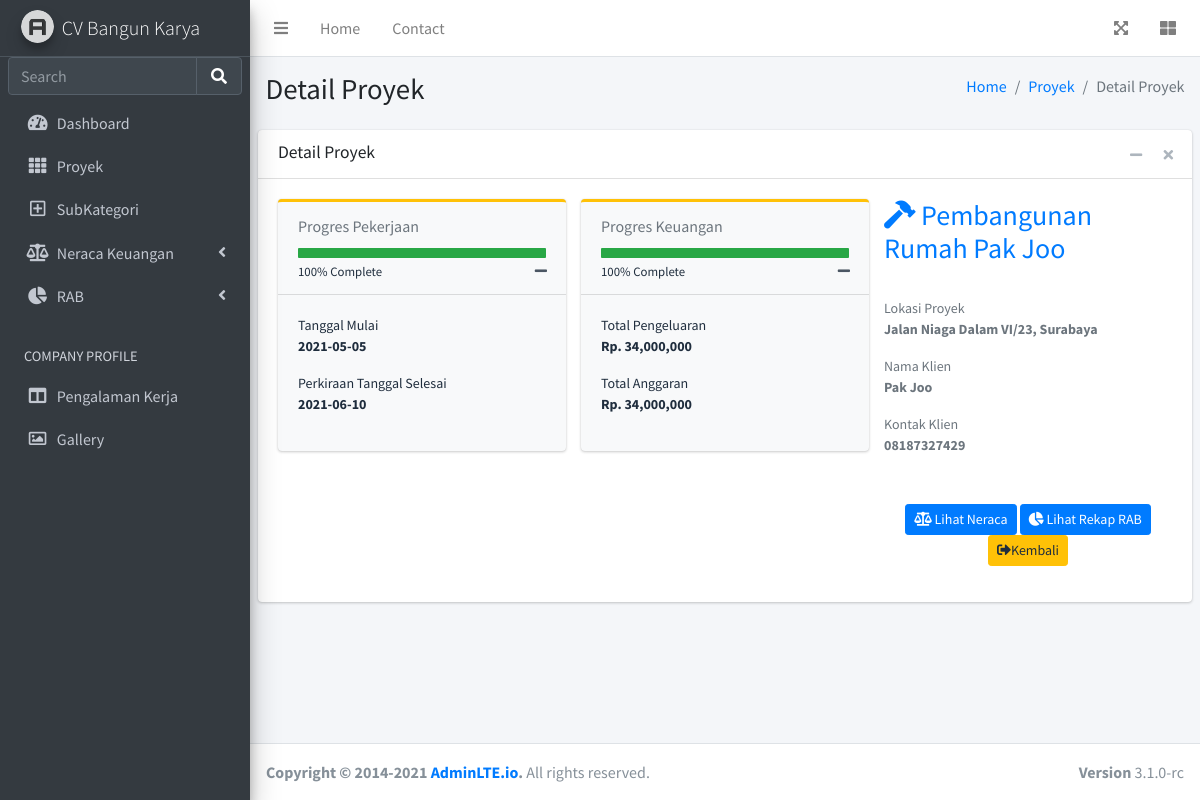
Page /proyek/1 on the committed database.
### app.py (models this page shows)
class Proyek(db.Model):
    id = db.Column(db.Integer, primary_key=True)
    nama_proyek = db.Column(db.String(100), nullable=False)
    lokasi = db.Column(db.String(200), nullable=False)
    nama_klien = db.Column(db.String(100), nullable=False)
    no_hp = db.Column(db.String(20), nullable=False)
    tgl_mulai = db.Column(db.String(20), nullable=False)
    tgl_selesai = db.Column(db.String(20), nullable=False)
    date_created = db.Column(db.DateTime, default=datetime.utcnow)

### app.py (the view)
@app.route('/proyek/<int:id>')
def proyek_detail(id):
    tasks = Proyek.query.get_or_404(id)
    return render_template('proyek/proyek_detail.html', proyek = tasks)

### templates/proyek/proyek_detail.html (shortened to what this page needs)
{% extends 'base.html' %}
{% block body %}
<div class="content-wrapper">
    <section class="content-header">
      <div class="container-fluid">
        <div class="row mb-2">
          <div class="col-sm-6">
            <h1>Detail Proyek</h1>
          </div>
          <div class="col-sm-6">
            <ol class="breadcrumb float-sm-right">
              <li class="breadcrumb-item"><a href="/">Home</a></li>
              <li class="breadcrumb-item"><a href="/proyek">Proyek</a></li>
              <li class="breadcrumb-item active">Detail Proyek</li>
            </ol>
          </div>
        </div>
      </div>
    </section>
    <section class="content">
      <div class="card">
        <div class="card-header">
          <h3 class="card-title">Detail Proyek</h3>
          <div class="card-tools">
            <button type="button" class="btn btn-tool" data-card-widget="collapse" title="Collapse">
              <i class="fas fa-minus"></i>
            </button>
            <button type="button" class="btn btn-tool" data-card-widget="remove" title="Remove">
              <i class="fas fa-times"></i>
            </button>
          </div>
        </div>
        <div class="card-body">
          <div class="row">
            <div class="col-12 col-md-12 col-lg-8 order-2 order-md-1">
              <div class="row">
                <div class="col-12 col-sm">
                  <div class="card card-outline card-warning bg-light">
                    <div class="card-header">
                      <span class="info-box-text text-center text-muted">Progres Pekerjaan</span>
                      <br>
                      <div class="progress progress-sm" style="margin-top: 10px;">
                        <div class="progress-bar bg-green" role="progressbar" aria-valuenow="100" aria-valuemin="0" aria-valuemax="100" style="width: 100%"></div>
                      </div>
                      <small>
                        100% Complete
                      </small>
                      <div class="card-tools">
                        <button type="button" class="btn btn-tool" data-card-widget="collapse">
                          <i class="fas fa-minus"></i>
                        </button>
                      </div>
                    </div>
                    <div class="card-body" style="display: block;">
                      <p class="text-sm">Tanggal Mulai
                        <b class="d-block">{{ proyek.tgl_mulai }}</b>
                      </p>
                      <p class="text-sm">Perkiraan Tanggal Selesai
                        <b class="d-block">{{ proyek.tgl_selesai }}</b>
                      </p>
                    </div>
                  </div>
                </div>
                <div class="col-12 col-sm">
                <div class="card card-outline card-warning bg-light">
                    <div class="card-header">
                    <span class="info-box-text text-center text-muted">Progres Keuangan</span>
                    <br>
                    <div class="progress progress-sm" style="margin-top: 10px;">
                        <div class="progress-bar bg-green" role="progressbar" aria-valuenow="100" aria-valuemin="0" aria-valuemax="100" style="width: 100%">
                        </div>
                    </div>
                    <small>
                        100% Complete
                    </small>
                    <div class="card-tools">
                        <button type="button" class="btn btn-tool" data-card-widget="collapse">
                        <i class="fas fa-minus"></i>
                        </button>
                    </div>
                    </div>
                    <div class="card-body" style="display: block;">
                        <p class="text-sm">Total Pengeluaran
                            <b class="d-block">Rp. 34,000,000</b>
                        </p>
                        <p class="text-sm">Total Anggaran
                            <b class="d-block">Rp. 34,000,000</b>
                        </p>
                      </div>
                    </div>
                </div>
                </div>
            </div>
            <div class="col-12 col-md-12 col-lg-4 order-1 order-md-2">
              <h3 class="text-primary"><i class="fas fa-hammer"></i> {{ proyek.nama_proyek }}</h3>
              <br>
              <div class="text-muted">
                <p class="text-sm">Lokasi Proyek
                  <b class="d-block">{{ proyek.lokasi }}</b>
                </p>
                <p class="text-sm">Nama Klien
                  <b class="d-block">{{ proyek.nama_klien }}</b>
                </p>
                <p class="text-sm">Kontak Klien
                  <b class="d-block">{{ proyek.no_hp }}</b>
                </p>
              </div>
              <div class="text-center mt-5 mb-3">
                <a href="/proyek/neraca/{{ proyek.id }}" class="btn btn-sm btn-primary"><i class="fas fa-balance-scale"></i> Lihat Neraca</a>
                <a href="/proyek/rab/{{ proyek.id }}" class="btn btn-sm btn-primary"><i class="fas fa-chart-pie"></i> Lihat Rekap RAB</a>
                <a href="/proyek" class="btn btn-sm btn-warning"><i class="fas fa-sign-out-alt"></i>Kembali</a>
              </div>
            </div>
          </div>
        </div>
      </div>
    </section>
  </div>
{% endblock %}

### rows in the picture
Proyek: tgl_mulai "2021-05-05", tgl_selesai "2021-06-10", nama_proyek "Pembangunan Rumah Pak Joo", lokasi "Jalan Niaga Dalam VI/23, Surabaya", nama_klien "Pak Joo", no_hp "08187327429"
